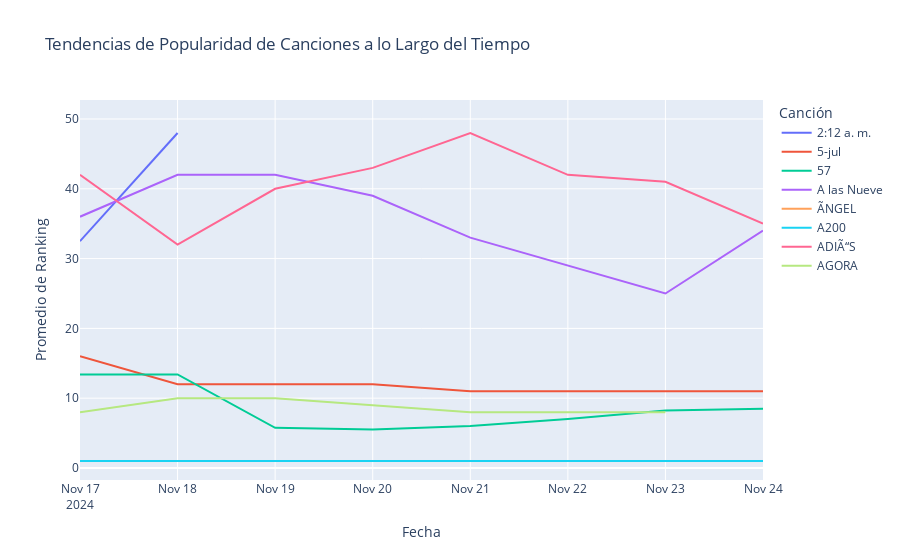

Here is the notebook cell this chart was saved with:
### Markdown cell above
# Gráfica y representación de la consulta 3
En esta sección, se presenta la gráfica de lineas a partir de los datos obtenidos de la consulta 3. Evalúa cómo varía la popularidad de las canciones a lo largo del tiempo observando su promedio de posición diaria (ranking_diario).

### Code cell
try:
    # Conexión a la base de datos
    connection = psycopg2.connect(
        host='localhost',
        user='postgres',  # Reemplaza con tu usuario de la base de datos
        password='2I@@`7ao*3}*',  # Reemplaza con tu contraseña
        database='proyecto'
    )
    print("Conexión exitosa")
    
    # Crear un cursor
    cursor = connection.cursor()
    
    t_consulta3 = "SELECT c.nombre AS cancion, s.fecha_snapshot, AVG(r.ranking_diario) AS promedio_ranking FROM Canciones c JOIN Rankings r ON c.spotify_id = r.spotify_id JOIN Snapshots s ON r.fecha_snapshot = s.fecha_snapshot GROUP BY c.nombre, s.fecha_snapshot ORDER BY c.nombre, s.fecha_snapshot LIMIT 50;"
    
    # Ejecutar la consulta
    cursor.execute(t_consulta3)
    rows = cursor.fetchall()

    # Crear un DataFrame
    df = pd.DataFrame(rows, columns=['cancion', 'fecha_snapshot', 'promedio_ranking'])

    # Convertir la columna de fecha a tipo datetime
    df['fecha_snapshot'] = pd.to_datetime(df['fecha_snapshot'])

    # Generar el gráfico de líneas
    fig = px.line(
        df,
        x='fecha_snapshot',
        y='promedio_ranking',
        color='cancion',
        title='Tendencias de Popularidad de Canciones a lo Largo del Tiempo',
        labels={
            'fecha_snapshot': 'Fecha',
            'promedio_ranking': 'Promedio de Ranking',
            'cancion': 'Canción'
        }
    )

    # Mostrar el gráfico
    fig.show()
except Exception as error:
    print("Error al conectar o ejecutar la consulta:", error)
finally:
    if connection:
        cursor.close()
        connection.close()
        print("Conexión cerrada")

### Figure 1 — Plotly figure (JSON) as saved in the notebook; plotly's stock layout.template omitted (floating-point values rounded to 4 significant figures)
{"data": [{"hovertemplate": "Canción=2:12 a. m.<br>Fecha=%{x}<br>Promedio de Ranking=%{y}<extra></extra>", "legendgroup": "2:12 a. m.", "line": {"color": "#636efa", "dash": "solid"}, "marker": {"symbol": "circle"}, "mode": "lines", "name": "2:12 a. m.", "orientation": "v", "showlegend": true, "type": "scatter", "x": ["2024-11-17T00:00:00", "2024-11-18T00:00:00"], "xaxis": "x", "y": [32.5, 48], "yaxis": "y"}, {"hovertemplate": "Canción=5-jul<br>Fecha=%{x}<br>Promedio de Ranking=%{y}<extra></extra>", "legendgroup": "5-jul", "line": {"color": "#EF553B", "dash": "solid"}, "marker": {"symbol": "circle"}, "mode": "lines", "name": "5-jul", "orientation": "v", "showlegend": true, "type": "scatter", "x": ["2024-11-17T00:00:00", "2024-11-18T00:00:00", "2024-11-19T00:00:00", "2024-11-20T00:00:00", "2024-11-21T00:00:00", "2024-11-22T00:00:00", "2024-11-23T00:00:00", "2024-11-24T00:00:00"], "xaxis": "x", "y": [16, 12, 12, 12, 11, 11, 11, 11], "yaxis": "y"}, {"hovertemplate": "Canción=57<br>Fecha=%{x}<br>Promedio de Ranking=%{y}<extra></extra>", "legendgroup": "57", "line": {"color": "#00cc96", "dash": "solid"}, "marker": {"symbol": "circle"}, "mode": "lines", "name": "57", "orientation": "v", "showlegend": true, "type": "scatter", "x": ["2024-11-17T00:00:00", "2024-11-18T00:00:00", "2024-11-19T00:00:00", "2024-11-20T00:00:00", "2024-11-21T00:00:00", "2024-11-22T00:00:00", "2024-11-23T00:00:00", "2024-11-24T00:00:00"], "xaxis": "x", "y": [13.4, 13.4, 5.75, 5.5, 6, 7, 8.25, 8.5], "yaxis": "y"}, {"hovertemplate": "Canción=A las Nueve<br>Fecha=%{x}<br>Promedio de Ranking=%{y}<extra></extra>", "legendgroup": "A las Nueve", "line": {"color": "#ab63fa", "dash": "solid"}, "marker": {"symbol": "circle"}, "mode": "lines", "name": "A las Nueve", "orientation": "v", "showlegend": true, "type": "scatter", "x": ["2024-11-17T00:00:00", "2024-11-18T00:00:00", "2024-11-19T00:00:00", "2024-11-20T00:00:00", "2024-11-21T00:00:00", "2024-11-22T00:00:00", "2024-11-23T00:00:00", "2024-11-24T00:00:00"], "xaxis": "x", "y": [36, 42, 42, 39, 33, 29, 25, 34], "yaxis": "y"}, {"hovertemplate": "Canción=ÃNGEL<br>Fecha=%{x}<br>Promedio de Ranking=%{y}<extra></extra>", "legendgroup": "ÃNGEL", "line": {"color": "#FFA15A", "dash": "solid"}, "marker": {"symbol": "circle"}, "mode": "lines", "name": "ÃNGEL", "orientation": "v", "showlegend": true, "type": "scatter", "x": ["2024-11-23T00:00:00"], "xaxis": "x", "y": [50], "yaxis": "y"}, {"hovertemplate": "Canción=A200<br>Fecha=%{x}<br>Promedio de Ranking=%{y}<extra></extra>", "legendgroup": "A200", "line": {"color": "#19d3f3", "dash": "solid"}, "marker": {"symbol": "circle"}, "mode": "lines", "name": "A200", "orientation": "v", "showlegend": true, "type": "scatter", "x": ["2024-11-17T00:00:00", "2024-11-18T00:00:00", "2024-11-19T00:00:00", "2024-11-20T00:00:00", "2024-11-21T00:00:00", "2024-11-22T00:00:00", "2024-11-23T00:00:00", "2024-11-24T00:00:00"], "xaxis": "x", "y": [1, 1, 1, 1, 1, 1, 1, 1], "yaxis": "y"}, {"hovertemplate": "Canción=ADIÃ“S<br>Fecha=%{x}<br>Promedio de Ranking=%{y}<extra></extra>", "legendgroup": "ADIÃ“S", "line": {"color": "#FF6692", "dash": "solid"}, "marker": {"symbol": "circle"}, "mode": "lines", "name": "ADIÃ“S", "orientation": "v", "showlegend": true, "type": "scatter", "x": ["2024-11-17T00:00:00", "2024-11-18T00:00:00", "2024-11-19T00:00:00", "2024-11-20T00:00:00", "2024-11-21T00:00:00", "2024-11-22T00:00:00", "2024-11-23T00:00:00", "2024-11-24T00:00:00"], "xaxis": "x", "y": [42, 32, 40, 43, 48, 42, 41, 35], "yaxis": "y"}, {"hovertemplate": "Canción=AGORA<br>Fecha=%{x}<br>Promedio de Ranking=%{y}<extra></extra>", "legendgroup": "AGORA", "line": {"color": "#B6E880", "dash": "solid"}, "marker": {"symbol": "circle"}, "mode": "lines", "name": "AGORA", "orientation": "v", "showlegend": true, "type": "scatter", "x": ["2024-11-17T00:00:00", "2024-11-18T00:00:00", "2024-11-19T00:00:00", "2024-11-20T00:00:00", "2024-11-21T00:00:00", "2024-11-22T00:00:00", "2024-11-23T00:00:00"], "xaxis": "x", "y": [8, 10, 10, 9, 8, 8, 8], "yaxis": "y"}], "layout": {"legend": {"title": {"text": "Canción"}, "tracegroupgap": 0}, "title": {"text": "Tendencias de Popularidad de Canciones a lo Largo del Tiempo"}, "xaxis": {"anchor": "y", "domain": [0, 1], "title": {"text": "Fecha"}}, "yaxis": {"anchor": "x", "domain": [0, 1], "title": {"text": "Promedio de Ranking"}}}}
